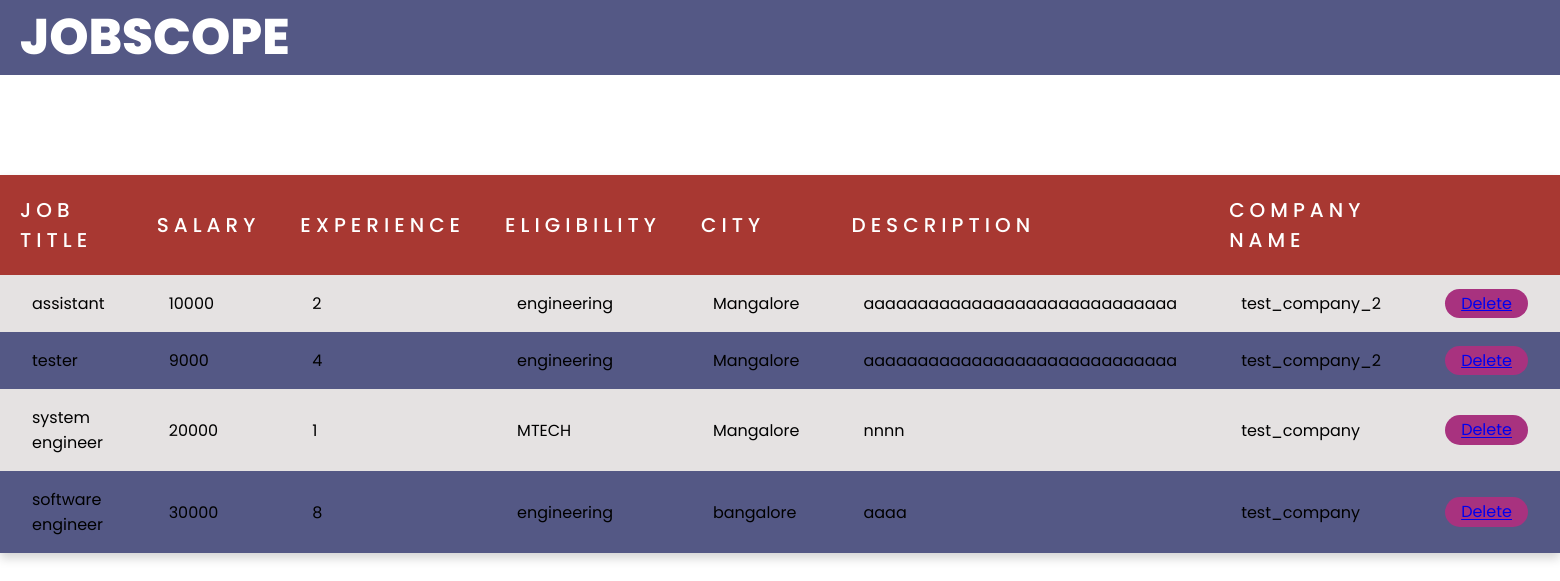
Screenshot of /applied.php (signed in) with the database file from the repository.
### tables this page shows
CREATE TABLE `applied` (
  `applied_id` int(11) NOT NULL,
  `jobid` int(255) NOT NULL,
  `Title` varchar(255) NOT NULL,
  `Salary` int(255) NOT NULL,
  `Exprnce` int(255) NOT NULL,
  `Eligibility` varchar(255) NOT NULL,
  `City` varchar(255) NOT NULL,
  `Description` varchar(255) NOT NULL,
  `EmpID` int(255) NOT NULL,
  `cname` varchar(255) NOT NULL,
  `fname` varchar(255) NOT NULL,
  `lname` varchar(255) NOT NULL,
  `gender` varchar(11) NOT NULL,
  `dob` date NOT NULL,
  `phone` int(255) NOT NULL,
  `email` varchar(255) NOT NULL
);

### applied.php (the view, shortened to what this page needs)
<?php
  $conn = mysqli_connect("localhost","root","","jobdb");
  $EmpID=$_SESSION['EmpID'];
  $query = "SELECT * FROM `applied` WHERE EmpID='$EmpID' ";
  $connect = mysqli_query($conn,$query);
  $num = mysqli_num_rows($connect);
?>
<!DOCTYPE html>
<html>
<head>
    <link rel="stylesheet" type="text/css" href="jobresult1.css">
</head>
<body>
    <div class="topnav">
        <h1>JOBSCOPE</h1>
    </div>
     <div >
        <table style="margin-right: auto;margin-left:auto">
            <thead>
                <tr>
                    <th>JOB TITLE</th>
                    <th>SALARY</th>
                    <th>EXPERIENCE</th>
                    <th>ELIGIBILITY</th>
                    <th>City</th>
                    <th>Description</th>
                    <th>Company Name</th>
                    <th></th>
                </tr>
            </thead>
             <?php
                  if($num > 0)
                  {
                    while(  $data = mysqli_fetch_assoc($connect))
                    {
                        echo "
                            <tr>
                            <td>".$data['Title']."</td>
                            <td>".$data['Salary']."</td>
                            <td>".$data['Exprnce']."</td>
                            <td>".$data['Eligibility']."</td>
                            <td>".$data['City']."</td>
                            <td>".$data['Description']."</td>
                            <td>".$data['cname']."</td>
                            <td><a href='applied.php?applied_id=".$data['applied_id']."'class='stat'>Delete</a></td>
                            </tr>";
                    }
                  }
                ?>
        </table>
    </div>
</body>
</html>

### jobresult1.css (style rules this page uses)
* { margin: 0; padding: 0; box-sizing: border-box; font-family: "Poppins", sans-serif; }
.topnav { background-color: #545885; }
.topnav h1 { color: white; padding-left: 20px; margin-bottom: 5px; font-weight: 800; font-size: 50px; }
table { margin-top: 100px; border-collapse: collapse; box-shadow: 0 5px 10px lightgray; background-color: white; text-align: left; overflow: hidden; border-radius: none; }
table thead { box-shadow: 0 5px 10px lightgray; background-color: #a83832; }
table thead th { padding: 20px; text-transform: uppercase; letter-spacing: 5px; font-size: 20px; font-weight: 500; color: white; font-family: "Poppins", sans-serif; }
tr:nth-child(even) { background-color: #545885; }
table tbody td { padding: 1rem 2rem; }
.stat { border-radius: 70px; background-color: #a8327f; padding: 0.2em 1rem; text-align: center; width: 90px; }
table tbody tr { background-color: rgb(229, 226, 226); }

### rows the page displays
applied: Title "assistant", Salary "10000", Exprnce "2", Eligibility "engineering", City "Mangalore", Description "aaaaaaaaaaaaaaaaaaaaaaaaaaaaa", cname "test_company_2"
applied: Title "tester", Salary "9000", Exprnce "4", Eligibility "engineering", City "Mangalore", Description "aaaaaaaaaaaaaaaaaaaaaaaaaaaaa", cname "test_company_2"
applied: Title "system engineer", Salary "20000", Exprnce "1", Eligibility "MTECH", City "Mangalore", Description "nnnn", cname "test_company"
applied: Title "software engineer", Salary "30000", Exprnce "8", Eligibility "engineering", City "bangalore", Description "aaaa", cname "test_company"
